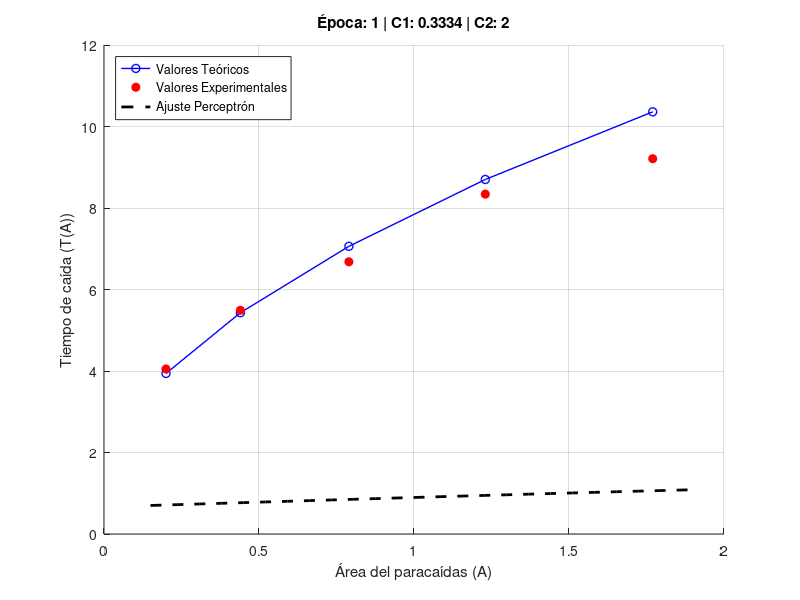

Source code (MATLAB): (Note: this script raises an error after producing the figure.)
%tema 1. ejercicio 19. apartado c
clear all; clc; close all;

% DATOS DEL EJERCICIO
A_exp = [0.20, 0.44, 0.79, 1.23, 1.77];
T_exp = [4.05, 5.49, 6.68, 8.34, 9.21];
T_teorico = [3.94, 5.43, 7.06, 8.70, 10.36];

% PARÁMETROS SUGERIDOS
tasa_aprendizaje = 10^-5;
epocas = 60;
C1 = 1/3;
C2 = 2;
filename = 'entrenamiento_perceptron.gif';

T_func = @(A, C1, C2) (C1 ./ sqrt(A)) .* log(exp(C2 .* A) + sqrt(exp(2 .* C2 .* A) - 1));

% 2. CONFIGURACIÓN INICIAL DE LA FIGURA
fig = figure('Color', 'w', 'Position', [100, 100, 800, 600]);
hold on;
grid on;
xlabel('Área del paracaídas (A)');
ylabel('Tiempo de caída (T(A))');
axis([0 2 0 12]);

plot(A_exp, T_teorico, 'b-o', 'LineWidth', 1, 'DisplayName', 'Valores Teóricos');
plot(A_exp, T_exp, 'ro', 'MarkerFaceColor', 'r', 'DisplayName', 'Valores Experimentales');
legend('Location', 'northwest');

% 3. BUCLE DE ENTRENAMIENTO Y GENERACIÓN DE GIF
for epoca = 1:epocas
    
    T_pred = T_func(A_exp, C1, C2);
    error = T_pred - T_exp;

    % Descenso del gradiente
    grad_C1 = mean(error);
    grad_C2 = mean(error .* A_exp) * 0.5;
    
    C1 = C1 - tasa_aprendizaje * grad_C1;
    C2 = C2 - tasa_aprendizaje * grad_C2;

    % --- Actualización del gráfico ---
    if exist('h_perc', 'var'), delete(h_perc); end

    % Dibujamos la nueva curva
    A_suave = linspace(0.15, 1.9, 100);
    T_suave = T_func(A_suave, C1, C2);
    h_perc = plot(A_suave, T_suave, 'k--', 'LineWidth', 2, ...
        'DisplayName', 'Ajuste Perceptrón');

    title(['Época: ', num2str(epoca), ...
           ' | C1: ', num2str(C1,4), ...
           ' | C2: ', num2str(C2,4)]);
    drawnow;

    % --- Captura y guardado en GIF ---
    frame = getframe(fig);
    im = frame2im(frame);
    [A_gif, map] = rgb2ind(im, 256);

    if epoca == 1
        imwrite(A_gif, map, filename, 'gif', 'LoopCount', Inf, 'DelayTime', 0.1);
    else
        imwrite(A_gif, map, filename, 'gif', 'WriteMode', 'append', 'DelayTime', 0.1);
    end
end

hold off;
fprintf('GIF guardado correctamente como: %s\n', filename);
